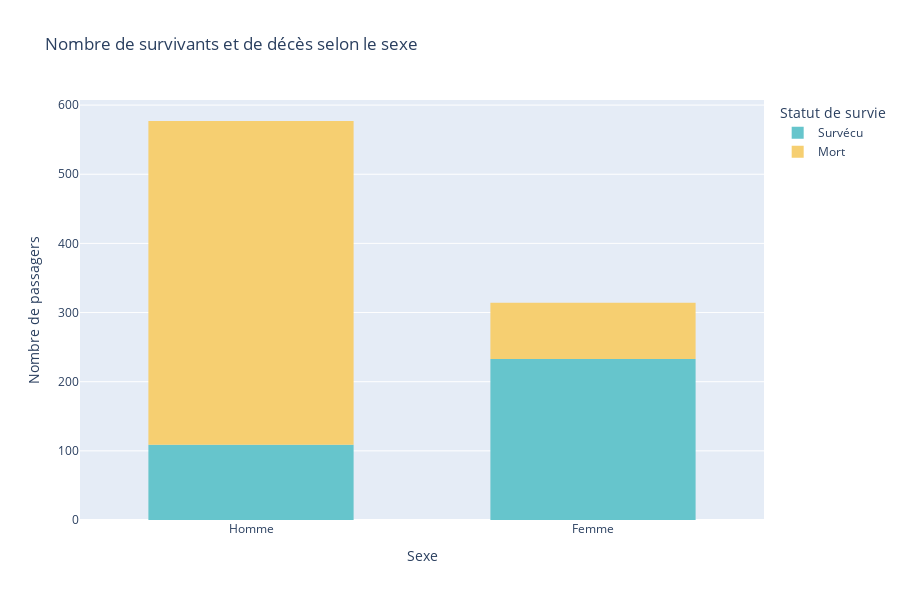

Notebook source saved alongside this figure:
### Code cell
# Compter le nombre de survivants et de décès selon le sexe

# Créer une nouvelle colonne avec des labels explicites
df_train['Survived_label'] = df_train['Survived'].map({0: 'Mort', 1: 'Survécu'})

# Créer le graphique de la répartition des survivants et des décès selon le sexe
fig_survie_sexe = px.histogram( 
    df_train,
    x='Sex_label',
    color='Survived_label',
    color_discrete_sequence=px.colors.qualitative.Pastel,
    title="Nombre de survivants et de décès selon le sexe",
    labels={'Survived_label': 'Statut de survie'},
    category_orders={
        'Sex_label': ['Homme', 'Femme'],
        'Survived_label': ['Survécu', 'Mort']
    }
)

# Update le graphique avec les titres des axes et la hauteur
fig_survie_sexe.update_layout(
    xaxis_title="Sexe",
    yaxis_title="Nombre de passagers",
    bargap=0.4,
    height=600
)

# Afficher le graphique
fig_survie_sexe.show()

### Figure 1 — Plotly figure (JSON) as saved in the notebook; plotly's stock layout.template omitted (floating-point values rounded to 4 significant figures; data arrays with more than 128 entries replaced by an {"elided": "..."} marker saying what was removed)
{"data": [{"bingroup": "x", "hovertemplate": "Statut de survie=Survécu<br>Sex_label=%{x}<br>count=%{y}<extra></extra>", "legendgroup": "Survécu", "marker": {"color": "rgb(102, 197, 204)", "pattern": {"shape": ""}}, "name": "Survécu", "orientation": "v", "showlegend": true, "type": "histogram", "x": {"elided": "342 str values"}, "xaxis": "x", "yaxis": "y"}, {"bingroup": "x", "hovertemplate": "Statut de survie=Mort<br>Sex_label=%{x}<br>count=%{y}<extra></extra>", "legendgroup": "Mort", "marker": {"color": "rgb(246, 207, 113)", "pattern": {"shape": ""}}, "name": "Mort", "orientation": "v", "showlegend": true, "type": "histogram", "x": {"elided": "549 str values"}, "xaxis": "x", "yaxis": "y"}], "layout": {"bargap": 0.4, "barmode": "relative", "height": 600, "legend": {"title": {"text": "Statut de survie"}, "tracegroupgap": 0}, "title": {"text": "Nombre de survivants et de décès selon le sexe"}, "xaxis": {"anchor": "y", "categoryarray": ["Homme", "Femme"], "categoryorder": "array", "domain": [0, 1], "title": {"text": "Sexe"}}, "yaxis": {"anchor": "x", "domain": [0, 1], "title": {"text": "Nombre de passagers"}}}}
